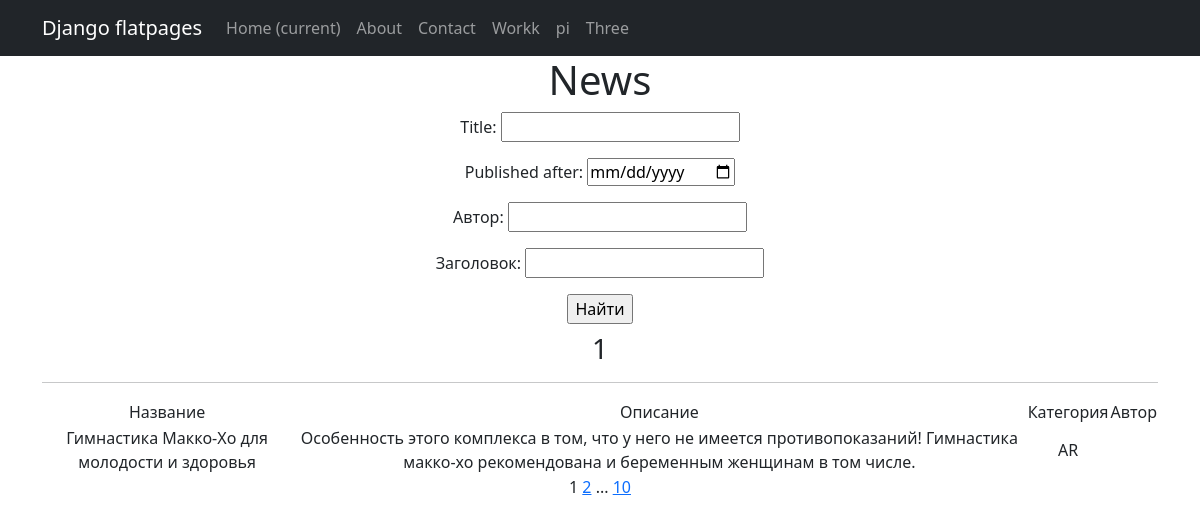
The page /new/ on the database its author committed.
### new/models.py (models this page shows, shortened)
class Post(models.Model):
    artic = 'AR'
    news = 'NE'
    TYP = [
        (artic, 'Статья'),
        (news, 'Новость'),
    ]
    author = models.ForeignKey(Author, on_delete=models.CASCADE)
    typ = models.CharField(max_length=2, choices=TYP)
    time_in = models.DateTimeField(auto_now_add=True)
    title = models.CharField(max_length=255)
    text = models.TextField()
    reit_post = models.IntegerField(default=0)
    likes = models.IntegerField(default=0)
    dislikes = models.IntegerField(default=0)
    Category_post = models.ManyToManyField(Category, through='PostCategory')

### new/views.py (the view)
# urls.py: path('', PostList.as_view(), name='posts'),
class PostList(ListView):
    model = Post
    ordering = 'time_in'
    template_name = 'posts.html'
    context_object_name = 'posts'
    paginate_by = 1 # вот так мы можем указать количество записей
    def get_queryset(self):
        queryset = super().get_queryset()
        self.filterset = PostFilter(self.request.GET, queryset)
        return self.filterset.qs
    def get_context_data(self, **kwargs):
        context = super().get_context_data(**kwargs)
        context['filterset'] = self.filterset
        return context

### templates/posts.html (shortened to what this page needs)
{% extends 'flatpages/default.html' %}
{% load custom_filters %}
{% load custom_tags %}
{% block content %}
    <h1>News</h1>
    <form action="" method="get">
        {{ filterset.form.as_p }}
        <input type="submit" value="Найти" />
    </form>
   <h3> {{ posts|length }} </h3>
   <hr>
   {% if posts %}
       <table>
           <tr>
               <td>Название</td>
               <td>Описание</td>
               <td>Категория</td>
               <td>Автор</td>
           </tr>
           {% for posts in posts %}
           <tr>
               <td>{{ posts.title}}</td>
               <td>{{ posts.text }}</td>
               <td>{{ posts.typ }}</td>
               <td>{{ posts.username }}</td>
           </tr>
           {% endfor %}
       </table>
   {% else %}
       <h2>Post Not!</h2>
   {% endif %}
   {{ page_obj.number }}
   {% if page_obj.has_next %}
       <a href="?page={{ page_obj.next_page_number }}">{{ page_obj.next_page_number }}</a>
       {% if paginator.num_pages != page_obj.next_page_number %}
           ...
           <a href="?page={{ page_obj.paginator.num_pages }}">{{ page_obj.paginator.num_pages }}</a>
       {% endif %}
   {% endif %}
{% endblock content %}

### rows shown on the page
Post: title "Гимнастика Макко-Хо для молодости и здоровья", text "Особенность этого комплекса в том, что у него не имеется противопоказаний! Гимнастика макко-хо рекомендована и беременным женщинам в том числе.", typ "AR"

### other values the page prints
{{ posts|length }} "1"
{{ page_obj.number }} "1"
{{ page_obj.next_page_number }} "2"
{{ page_obj.paginator.num_pages }} "10"
